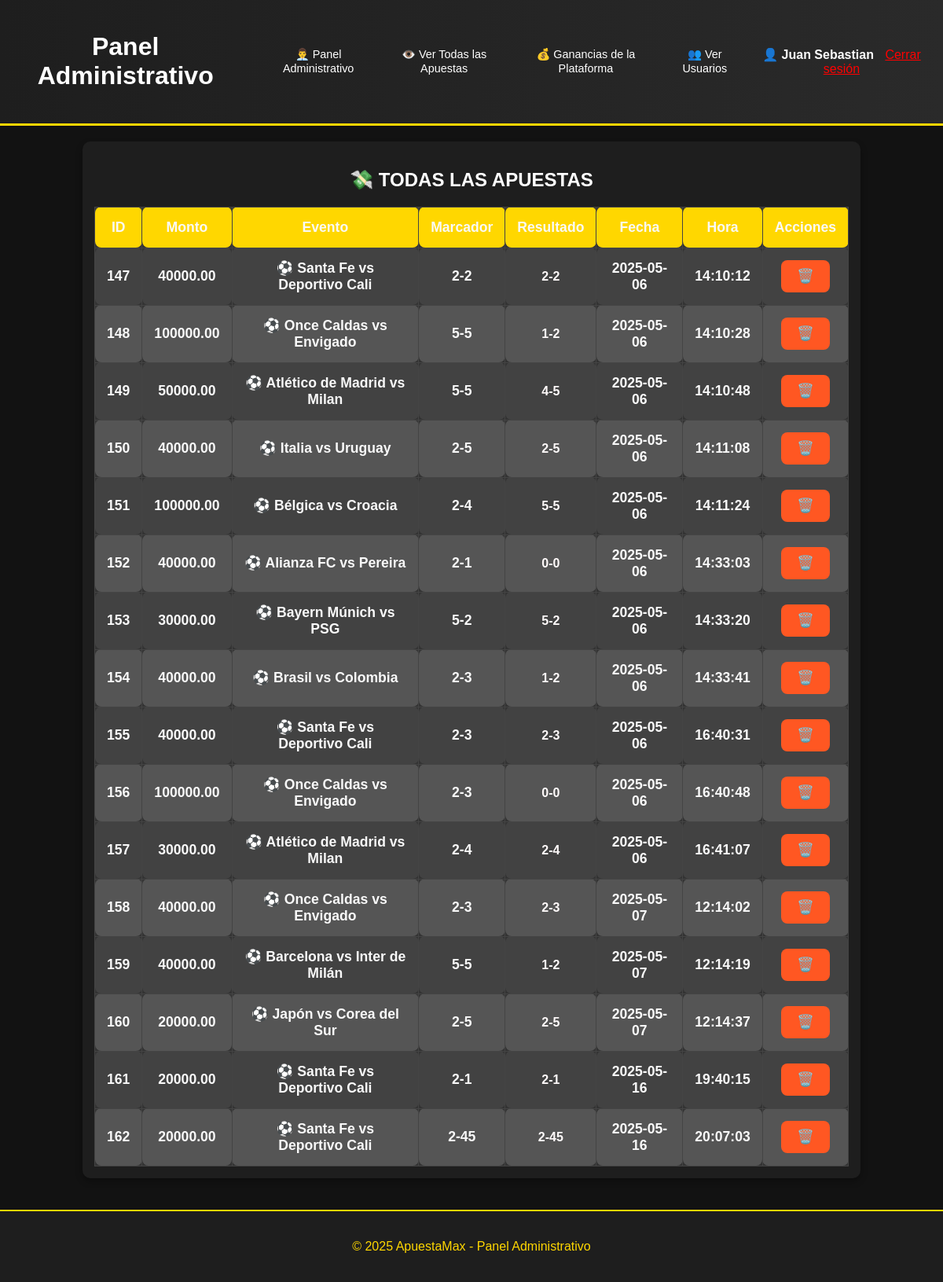
The page /ver_apuestas.php (signed in) on the database its author committed.
### tables this page shows
CREATE TABLE `apuestas` (
  `id` int(11) NOT NULL,
  `id_usuario` int(11) NOT NULL,
  `nombre_usuario` varchar(100) NOT NULL,
  `evento` varchar(255) NOT NULL,
  `monto` decimal(10,2) NOT NULL,
  `marcador` varchar(10) DEFAULT NULL,
  `resultado_partido` varchar(50) DEFAULT NULL,
  `fecha` date NOT NULL,
  `hora` time NOT NULL,
  `cuota` decimal(10,2) NOT NULL,
  `estado` varchar(10) DEFAULT NULL
);

### ver_apuestas.php (the view, shortened to what this page needs)
<?php
$usuarioActivo = isset($_SESSION['usuario']);
$nombreUsuario = $usuarioActivo ? $_SESSION['usuario'] : 'Invitado';
$servername = "localhost";
$username = "root";
$password = "";
$dbname = "login_register_db";
$conn = new mysqli($servername, $username, $password, $dbname);
$sql = "SELECT * FROM apuestas";
$result = $conn->query($sql);
?>
<!DOCTYPE html>
<html lang="es">
<head>
    <link rel="stylesheet" href="css/verapuesta.css?v=1.1">
</head>
<body>
    <header>
        <h1>Panel Administrativo</h1>
      <nav>
            <ul>
                <li><a href="admin.php">👨‍💼 Panel Administrativo</a></li>
                <li><a href="ver_apuestas.php">👁️ Ver Todas las Apuestas</a></li>
                <li><a href="estadisticas_apuestas.php">💰 Ganancias de la Plataforma</a></li>
                 <li><a href="ver_usuarios.php">👥 Ver Usuarios</a></li>
                <div class="usuario">
                    👤 <strong><?php echo htmlspecialchars($nombreUsuario); ?></strong>
                    <a href="logout.php" style="margin-left: 10px; color: red;">Cerrar sesión</a>
                </div>
            </ul>
        </nav>
    </header>
    <main>
        <section class="apuestas">
            <div class="tabla-container">
                <h2>💸 TODAS LAS APUESTAS</h2>
                <table class="tabla-apuestas" border="1" cellspacing="0" cellpadding="5">
                    <thead>
                        <tr>
                            <th>ID</th>
                            <th>Monto</th>
                            <th>Evento</th>
                            <th>Marcador</th>
                            <th>Resultado</th>
                            <th>Fecha</th>
                            <th>Hora</th>
                            <th>Acciones</th>
                        </tr>
                    </thead>
                    <tbody>
                        <?php
                        if ($result->num_rows > 0) {
                            while ($row = $result->fetch_assoc()) {
                                echo "<tr>
                                        <td>" . $row["id"] . "</td>
                                        <td>" . htmlspecialchars($row["monto"]) . "</td>
                                        <td>" . htmlspecialchars($row["evento"]) . "</td>
                                        <td>" . htmlspecialchars($row["marcador"]) . "</td>
                                        <td>";
                                if (empty($row["resultado_partido"])) {
                                    echo "<form method='POST' class='form-resultado' action='ver_apuestas.php'>
                                            <input type='hidden' name='actualizar_resultado' value='" . $row["id"] . "'>
                                            <input class='input-resultado' type='text' name='nuevo_resultado' placeholder='0-0' required>
                                            <button class='btn-actualizar' type='submit'>✔</button>
                                          </form>";
                                } else {
                                    echo "<span class='resultado-final'>" . htmlspecialchars($row["resultado_partido"]) . "</span>";
                                }
                                echo "</td>
                                        <td>" . htmlspecialchars($row["fecha"]) . "</td>
                                        <td>" . htmlspecialchars($row["hora"]) . "</td>
                                        <td>
                                            <form method='POST' action='ver_apuestas.php' onsubmit='return confirm(\"¿Estás seguro de eliminar esta apuesta?\");' style='display:inline;'>
                                                <input type='hidden' name='eliminar' value='" . $row["id"] . "'>
                                                <button class='btn-eliminar' type='submit'>🗑️</button>
                                            </form>
                                        </td>
                                      </tr>";
                            }
                        } else {
                            echo "<tr><td colspan='8'>No hay apuestas registradas.</td></tr>";
                        }
                        ?>
                    </tbody>
                </table>
            </div>
        </section>
    </main>
    <footer>
        <p>&copy; 2025 ApuestaMax - Panel Administrativo</p>
    </footer>
</body>
</html>

### css/verapuesta.css (style rules this page uses)
body { font-family: Arial, sans-serif; margin: 0; padding: 0; background-color: #121212; color: white; text-align: center; }
header { background: linear-gradient(90deg, #1e1e1e, #2a2a2a); color: white; padding: 20px; display: flex; justify-content: space-between; align-items: center; border-bottom: 3px solid gold; }
nav ul { list-style: none; display: flex; gap: 20px; }
nav ul li a { color: white; text-decoration: none; font-size: 0.9em; }
.tabla-container { width: 80%; margin: 20px auto; padding: 15px; background-color: #1e1e1e; border-radius: 10px; box-shadow: 0 4px 8px rgba(0, 0, 0, 0.3); overflow: hidden; }
.tabla-apuestas { width: 100%; border-collapse: collapse; margin-top: 10px; background-color: #333333; }
.tabla-apuestas thead { background-color: gold; color: white; font-weight: bold; }
.tabla-apuestas th, .tabla-apuestas td { padding: 15px; text-align: center; border: 1px solid #444; font-size: 1.1em; font-weight: bold; color: #f9f9f9; border-radius: 8px; transition: transform 0.3s ease, box-shadow 0.3s ease; }
.tabla-apuestas tbody tr:nth-child(even) { background-color: #555555; }
.tabla-apuestas tbody tr:nth-child(odd) { background-color: #424242; }
.tabla-apuestas td { vertical-align: middle; text-align: center; }
.resultado-final { font-weight: bold; font-size: 16px; color: #fffafa; }
footer { background: #1e1e1e; color: gold; padding: 20px; border-top: 2px solid gold; margin-top: 40px; }
button.btn-eliminar { background-color: #ff5722; color: rgb(44, 79, 235); border: none; padding: 10px 20px; font-size: 1em; font-weight: bold; border-radius: 8px; cursor: pointer; transition: background-color 0.3s ease, transform 0.3s ease, box-shadow 0.3s ease; }

### rows shown on the page
apuestas: id "147", monto "40000.00", evento "⚽ Santa Fe vs Deportivo Cali", marcador "2-2", resultado_partido "2-2", fecha "2025-05-06", hora "14:10:12"
apuestas: id "148", monto "100000.00", evento "⚽ Once Caldas vs Envigado", marcador "5-5", resultado_partido "1-2", fecha "2025-05-06", hora "14:10:28"
apuestas: id "149", monto "50000.00", evento "⚽ Atlético de Madrid vs Milan", marcador "5-5", resultado_partido "4-5", fecha "2025-05-06", hora "14:10:48"
apuestas: id "150", monto "40000.00", evento "⚽ Italia vs Uruguay", marcador "2-5", resultado_partido "2-5", fecha "2025-05-06", hora "14:11:08"
apuestas: id "151", monto "100000.00", evento "⚽ Bélgica vs Croacia", marcador "2-4", resultado_partido "5-5", fecha "2025-05-06", hora "14:11:24"
apuestas: id "152", monto "40000.00", evento "⚽ Alianza FC vs Pereira", marcador "2-1", resultado_partido "0-0", fecha "2025-05-06", hora "14:33:03"
apuestas: id "153", monto "30000.00", evento "⚽ Bayern Múnich vs PSG", marcador "5-2", resultado_partido "5-2", fecha "2025-05-06", hora "14:33:20"
apuestas: id "154", monto "40000.00", evento "⚽ Brasil vs Colombia", marcador "2-3", resultado_partido "1-2", fecha "2025-05-06", hora "14:33:41"
apuestas: id "155", monto "40000.00", evento "⚽ Santa Fe vs Deportivo Cali", marcador "2-3", resultado_partido "2-3", fecha "2025-05-06", hora "16:40:31"
apuestas: id "156", monto "100000.00", evento "⚽ Once Caldas vs Envigado", marcador "2-3", resultado_partido "0-0", fecha "2025-05-06", hora "16:40:48"
apuestas: id "157", monto "30000.00", evento "⚽ Atlético de Madrid vs Milan", marcador "2-4", resultado_partido "2-4", fecha "2025-05-06", hora "16:41:07"
apuestas: id "158", monto "40000.00", evento "⚽ Once Caldas vs Envigado", marcador "2-3", resultado_partido "2-3", fecha "2025-05-07", hora "12:14:02"
apuestas: id "159", monto "40000.00", evento "⚽ Barcelona vs Inter de Milán", marcador "5-5", resultado_partido "1-2", fecha "2025-05-07", hora "12:14:19"
apuestas: id "160", monto "20000.00", evento "⚽ Japón vs Corea del Sur", marcador "2-5", resultado_partido "2-5", fecha "2025-05-07", hora "12:14:37"
apuestas: id "161", monto "20000.00", evento "⚽ Santa Fe vs Deportivo Cali", marcador "2-1", resultado_partido "2-1", fecha "2025-05-16", hora "19:40:15"
apuestas: id "162", monto "20000.00", evento "⚽ Santa Fe vs Deportivo Cali", marcador "2-45", resultado_partido "2-45", fecha "2025-05-16", hora "20:07:03"

### other values the page prints
$nombreUsuario "Juan Sebastian"
